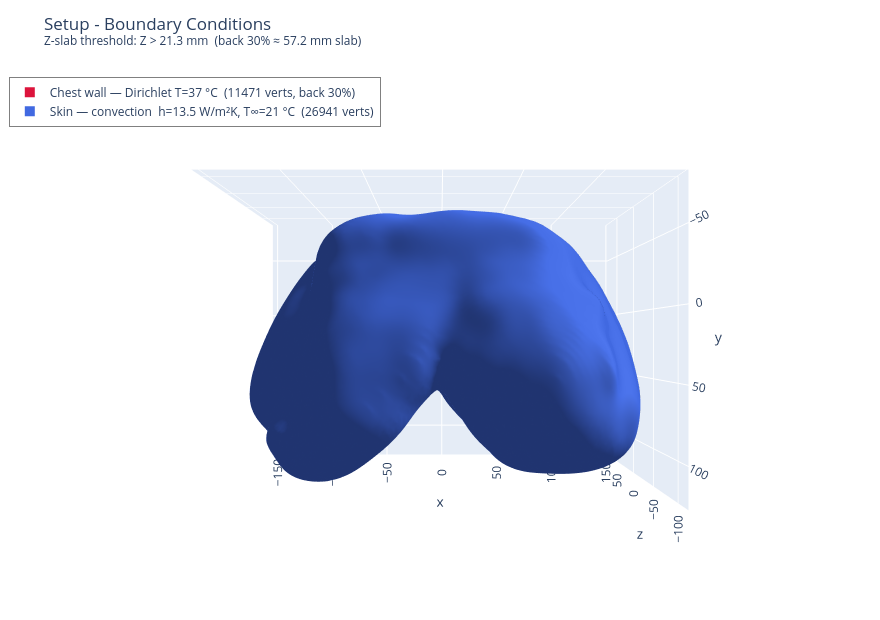

The notebook cell saved with this chart:
### Markdown cell above
## 4 · Boundary Conditions (ANSYS-style)

| # | ANSYS BC type | Region | Math form | Value |
|---|---|---|---|---|
| 1 | **Convection** | skin surface | $-k\,\partial T/\partial n = h(T-T_\infty)$ | $h=13.5$ W/m²K, $T_\infty=21$ °C |
| 2 | **Temperature** | chest wall (posterior cap) | $T = T_c$ (Dirichlet) | $37$ °C |
| 3 | **Internal Heat Generation** | healthy tissue | $Q_h$ + perfusion sink | $Q_h=450$ W/m³ |
| 4 | **Internal Heat Generation** | tumour region | Gautherie $Q_t(d)$ + $\omega_t$ | spatial |

The chest wall is the **posterior Z-slab** — the back `CHEST_WALL_FRAC` (10 %) of the mesh depth from the highest Z. This is the cut face where the breast attaches to the chest. A normal-based criterion (`nz > 0`) over-selects because curved upper/lateral skin also has outward normals with positive Z components — it is **not** used here.

### Code cell
# Chest-wall identification: Z-slab (back CHEST_WALL_FRAC of depth from posterior).
_z  = geo['surface_pts'][:, 2]
_z0, _z1 = float(_z.min()), float(_z.max())
CW_FRAC = R.CHEST_WALL_FRAC  = 0.30
cw  = _z > (_z0 + (1.0 - CW_FRAC) * (_z1 - _z0))
faces = geo['faces']

fig = go.Figure(go.Mesh3d(
    x=sp[:,0], y=sp[:,1], z=sp[:,2],
    i=faces[:,0], j=faces[:,1], k=faces[:,2],
    vertexcolor=np.where(cw, 'crimson', 'royalblue'),
    flatshading=False, opacity=1.0,
    lighting=dict(ambient=0.5, diffuse=0.8),
    showscale=False, name=''))

fig.add_trace(go.Scatter3d(
    x=[None], y=[None], z=[None], mode='markers',
    marker=dict(size=10, color='crimson', symbol='square'),
    name=f'Chest wall — Dirichlet T=37 °C  ({int(cw.sum())} verts, back {CW_FRAC*100:.0f}%)'))
fig.add_trace(go.Scatter3d(
    x=[None], y=[None], z=[None], mode='markers',
    marker=dict(size=10, color='royalblue', symbol='square'),
    name=f'Skin — convection  h=13.5 W/m²K, T∞=21 °C  ({int((~cw).sum())} verts)'))

fig.update_layout(
    title=(f'Setup - Boundary Conditions<br>'
           f'<sup>Z-slab threshold: Z > {_z0 + (1.0-CW_FRAC)*(_z1-_z0):.1f} mm  '
           f'(back {CW_FRAC*100:.0f}% ≈ {CW_FRAC*(_z1-_z0):.1f} mm slab)</sup>'),
    scene=dict(aspectmode='data', camera=ANT_CAM),
    legend=dict(x=0.01, y=0.97, bgcolor='rgba(255,255,255,0.8)',
                bordercolor='gray', borderwidth=1),
    height=620, width=880, margin=dict(l=0, r=0, t=60, b=0))
fig.write_html(str(R.RESULTS_DIR / f'{pid}_BC_setup.html'))
fig.show()
print(f'chest-wall verts: {int(cw.sum())} / {len(sp)}  '
      f'(Z > {_z0 + (1.0-CW_FRAC)*(_z1-_z0):.1f} mm)')

### Figure 1 — Plotly figure (JSON) as saved in the notebook; plotly's stock layout.template omitted (floating-point values rounded to 4 significant figures; data arrays with more than 128 entries replaced by an {"elided": "..."} marker saying what was removed)
{"data": [{"flatshading": false, "i": {"elided": "76820 int values"}, "j": {"elided": "76820 int values"}, "k": {"elided": "76820 int values"}, "lighting": {"ambient": 0.5, "diffuse": 0.8}, "name": "", "opacity": 1, "showscale": false, "type": "mesh3d", "vertexcolor": {"elided": "38412 str values"}, "x": {"elided": "38412 float values"}, "y": {"elided": "38412 float values"}, "z": {"elided": "38412 float values"}}, {"marker": {"color": "crimson", "size": 10, "symbol": "square"}, "mode": "markers", "name": "Chest wall — Dirichlet T=37 °C  (11471 verts, back 30%)", "type": "scatter3d", "x": [null], "y": [null], "z": [null]}, {"marker": {"color": "royalblue", "size": 10, "symbol": "square"}, "mode": "markers", "name": "Skin — convection  h=13.5 W/m²K, T∞=21 °C  (26941 verts)", "type": "scatter3d", "x": [null], "y": [null], "z": [null]}], "layout": {"height": 620, "legend": {"bgcolor": "rgba(255,255,255,0.8)", "bordercolor": "gray", "borderwidth": 1, "x": 0.01, "y": 0.97}, "margin": {"b": 0, "l": 0, "r": 0, "t": 60}, "scene": {"aspectmode": "data", "camera": {"eye": {"x": 0, "y": 0, "z": -2.2}, "up": {"x": 0, "y": -1, "z": 0}}}, "title": {"text": "Setup - Boundary Conditions<br><sup>Z-slab threshold: Z > 21.3 mm  (back 30% ≈ 57.2 mm slab)</sup>"}, "width": 880}}
